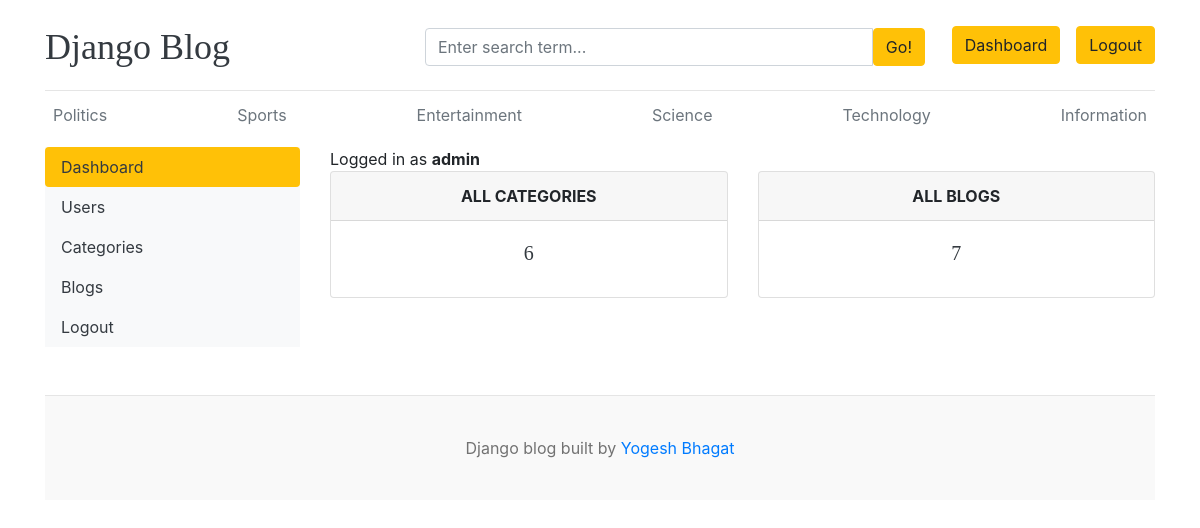
The page /dashboard/ (signed in) on the database its author committed.
### blogs/models.py (models this page shows, shortened)
class Category(models.Model):
    category_name = models.CharField(max_length=50)
    created_at = models.DateTimeField(auto_now_add=True)
    updated_at = models.DateTimeField(auto_now = True)
    class Meta:
        verbose_name_plural = 'Categories'

### dashboards/views.py (the view)
        def wrapper(request, *args, **kwargs):
            if request.user.has_perm(permission):
                return view_func(request, *args, **kwargs)
            else:
                return redirect('home')

### blogs/context_processors.py (called while the page is built)
def get_categories(request):
    categories = Category.objects.all()
    return dict(categories=categories)

def get_social_links(request):
    social_links = SocialLink.objects.all()
    return dict(social_links=social_links)

### dashboards/views.py (called while the page is built)
def permission_required(permission):
    def decorator(view_func):
        def wrapper(request, *args, **kwargs):
            if request.user.has_perm(permission):
                return view_func(request, *args, **kwargs)
            else:
                return redirect('home')
        return wrapper
    return decorator

@login_required(login_url='login')
@permission_required('blogs.change_blog')
def dashboard(request):
    category_count = Category.objects.all().count()
    blogs_count = Blog.objects.all().count()
    context = {
        'category_count': category_count,
        'blogs_count': blogs_count,
    }
    return render(request, 'dashboard/dashboard.html', context)

### templates/dashboard/dashboard.html
{% extends 'base.html' %}
{% block content %}
<div class="row">
    {% include 'dashboard/sidebar.html' %}
    <div class="col-md-9">
        <span>Logged in as <b>{{user}}</b></span>
        <div class="row">
            <div class="col">
                <div class="card border-default mb-3">
                    <div class="card-header text-center text-uppercase font-weight-bold">All Categories</div>
                    <div class="card-body text-dark">
                        <h5 class="card-title text-center">{{ category_count }}</h5>
                    </div>
                </div>
            </div>
            <div class="col">
                <div class="card border-default mb-3">
                    <div class="card-header text-center text-uppercase font-weight-bold">All Blogs</div>
                    <div class="card-body text-dark">
                        <h5 class="card-title text-center">{{blogs_count}}</h5>
                    </div>
                </div>
            </div>
        </div>
    </div>
</div>
{% endblock %}

### templates/base.html (shortened to what this page needs)
{% load static %}
<!DOCTYPE html>
<html lang="en">
<head>
    <link href="https://getbootstrap.com/docs/4.0/dist/css/bootstrap.min.css" rel="stylesheet">
    <link rel="stylesheet" href="https://cdnjs.cloudflare.com/ajax/libs/font-awesome/4.7.0/css/font-awesome.min.css">
    <link href="{% static 'css/blog.css' %}" rel="stylesheet">
  </head>
<body>
    <div class="container">
      <header class="blog-header py-3">
        <div class="row flex-nowrap justify-content-between align-items-center">
          <div class="col-4 pt-1">
            <a class="blog-header-logo text-dark" href="/">Django Blog</a>
          </div>
          <div class="col-4 pt-1">
            <form action="{% url 'search' %}" method="GET">
              <div class="input-group">
                <input class="form-control" type="text" name="keyword" value="{{keyword}}" placeholder="Enter search term..." aria-label="Enter search term..." aria-describedby="button-search" />
                <button type="submit" class="btn btn-warning" id="button-search" type="button">Go!</button>
            </div>
            </form>
          </div>
          <div class="col-4 d-flex justify-content-end align-items-center">
            {% if not user.is_authenticated %}
            <a class="btn btn-sm btn-warning" href="{% url 'login' %}">Login</a> &nbsp;
            <a class="btn btn-sm btn-outline-secondary" href="{% url 'register' %}">Register</a>
            {% else %}
            {% if perms.blogs.change_blog %}
            <a href="{% url 'dashboard' %}" class="btn btn-warning">Dashboard</a>
            {% endif %}
            <a href="{% url 'logout' %}" class="btn btn-warning">Logout</a>
            {% endif %}
          </div>
        </div>
      </header>
      <div class="nav-scroller py-1 mb-2">
        <nav class="nav d-flex justify-content-between">
          {% for category in categories %}
          <a class="p-2 text-muted" href="{%url 'blogs_by_category' category.id%}">{{category.category_name}}</a>
          {% endfor %}
        </nav>
      </div>
{% block content %}
{% endblock %}
<br><br>
<footer class="blog-footer">
  <p>Django blog built  by <a href="#">Yogesh Bhagat</a></p>
</footer>
</body>
</html>

### blog_main/static/css/blog.css (style rules this page uses)
.blog-header { border-bottom: 1px solid #e5e5e5; }
.blog-header-logo { font-family: "Playfair Display", Georgia, "Times New Roman", serif; font-size: 2.25rem; }
h1, h2, h3, h4, h5, h6 { font-family: "Playfair Display", Georgia, "Times New Roman", serif; }
.blog-footer { padding: 2.5rem 0; color: #727272; text-align: center; background-color: #f9f9f9; border-top: .05rem solid #e5e5e5; }
.blog-footer p:last-child { margin-bottom: 0; }

### templates/base.html (style rules this page uses)
@media (min-width: 768px) { form { width: 500px; } }

### rows shown on the page
Category: category_name "Politics"
Category: category_name "Sports"
Category: category_name "Entertainment"
Category: category_name "Science"
Category: category_name "Technology"
Category: category_name "Information"

### other values the page prints
{{ user }} "admin"
{{ category_count }} "6"
{{ blogs_count }} "7"
